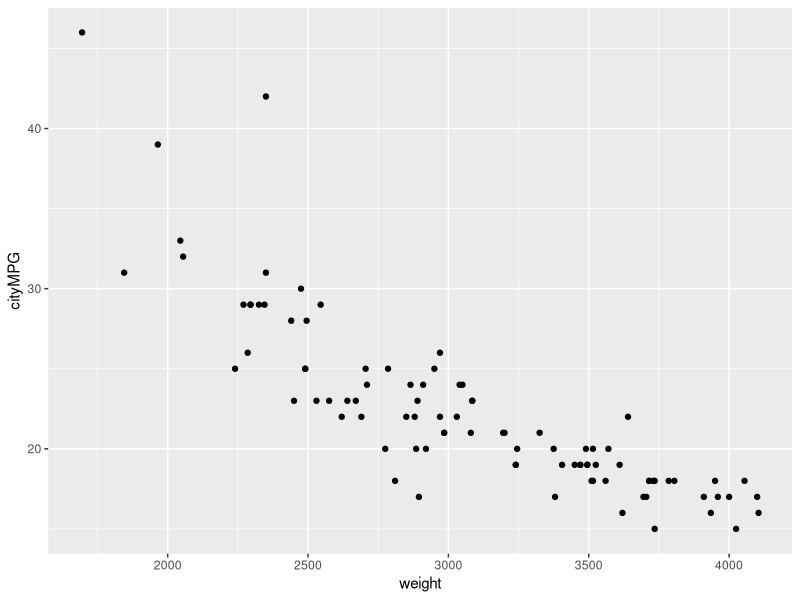
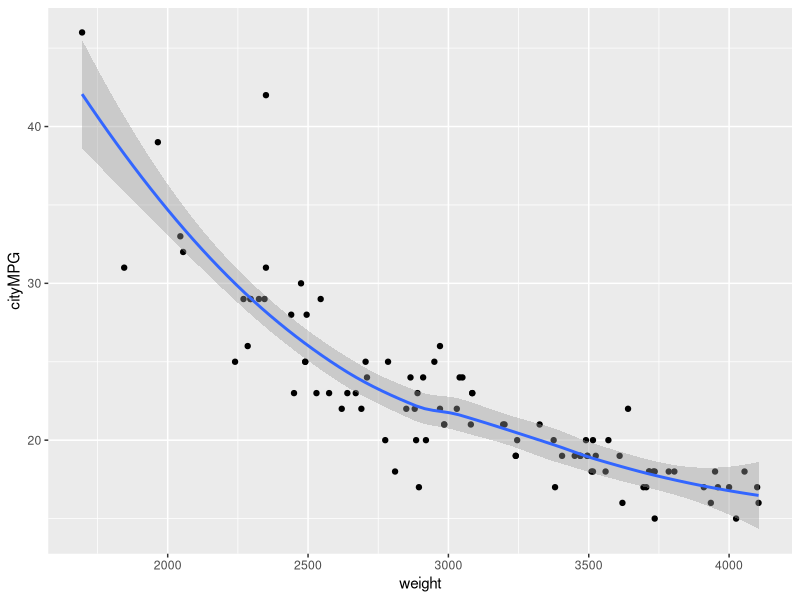
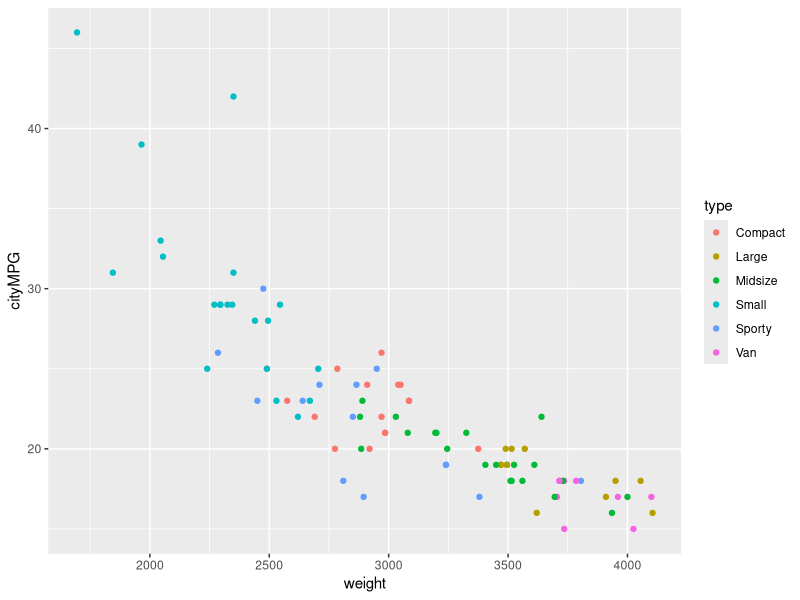
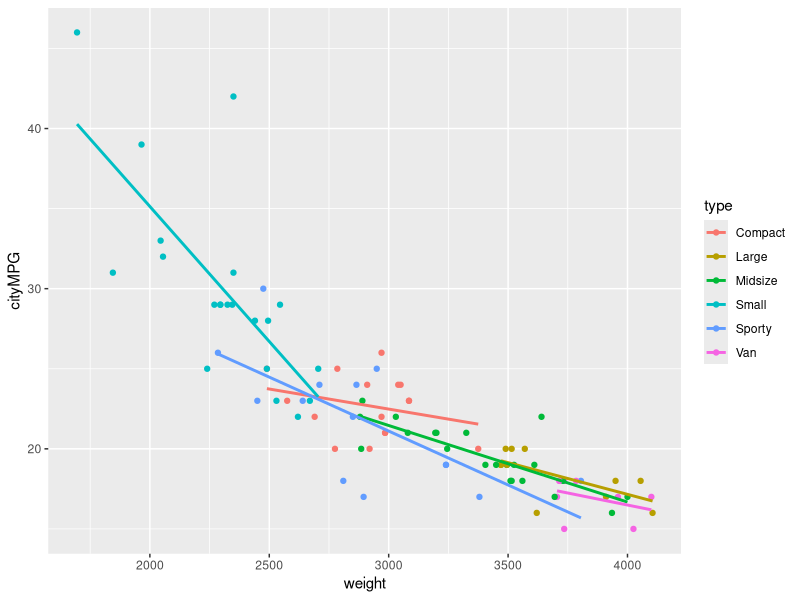
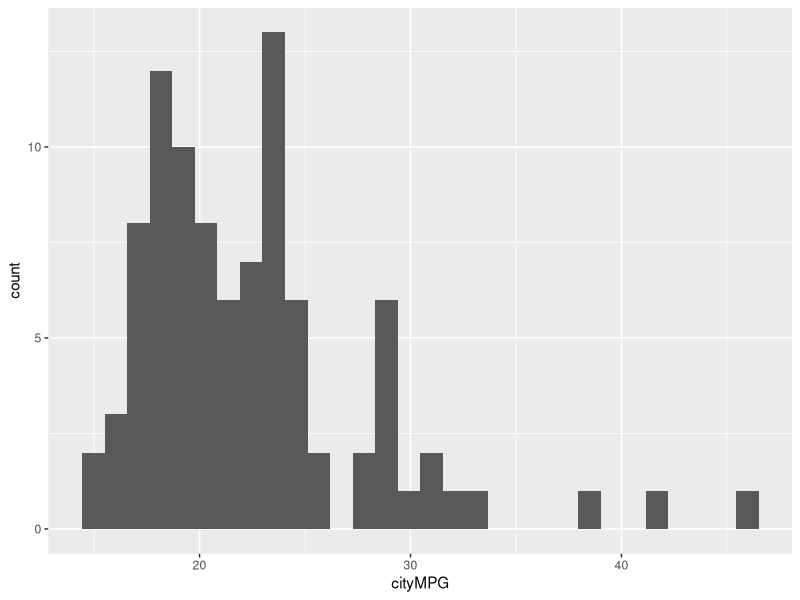
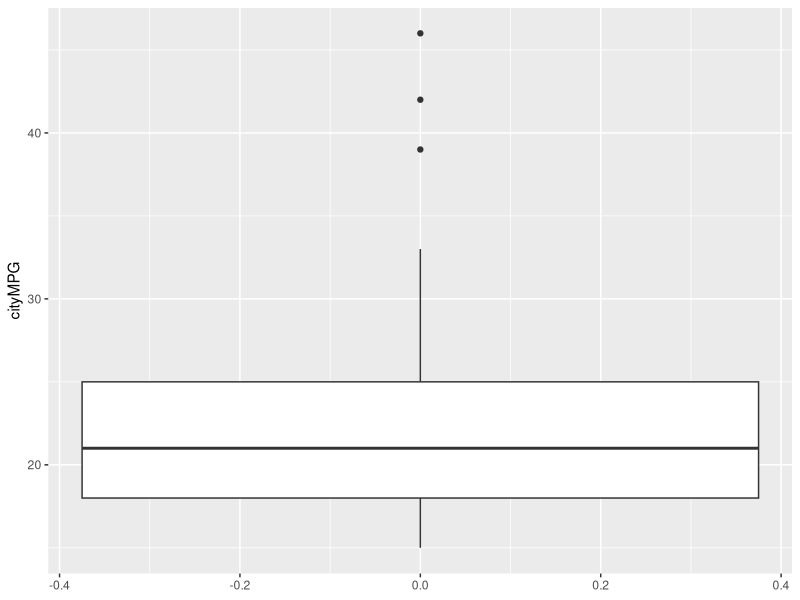
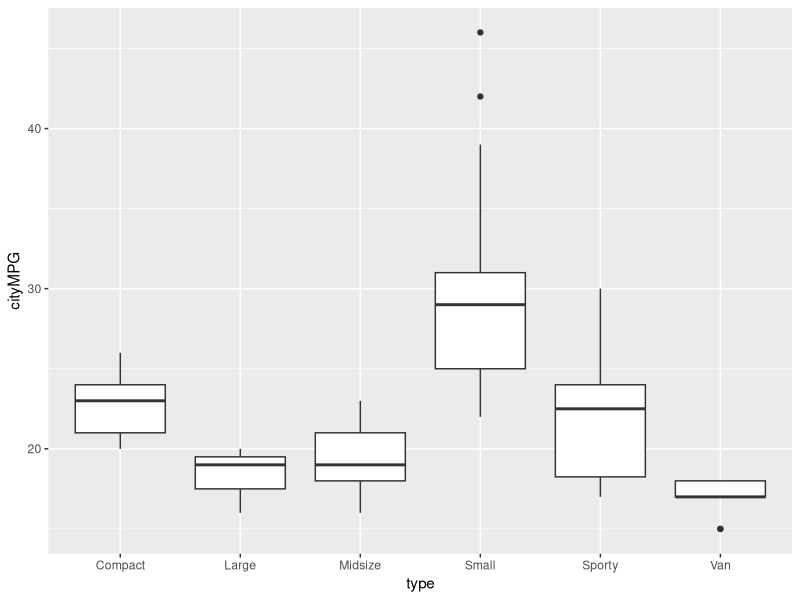
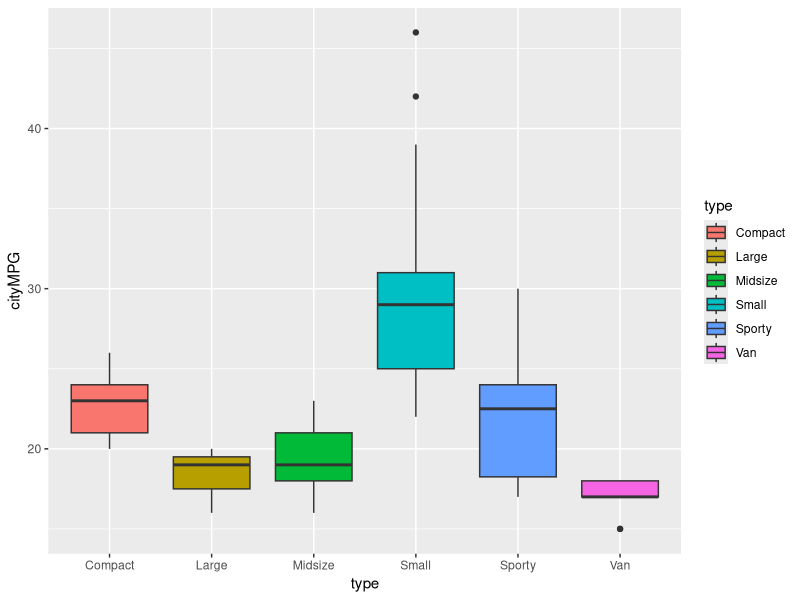

These charts were generated, in order, by the following R code:
## ---- chunk 1
knitr::opts_chunk$set(echo = TRUE)
## ---- chunk 2
cars <- read.csv("../data/cars93.csv")
## ---- chunk 3
head(cars)
## ---- chunk 4
summary(cars)
## ---- chunk 5
library(ggplot2)
## ---- chunk 6
ggplot(cars, aes(x = weight, y = cityMPG)) + 
  geom_point()
## ---- chunk 7
ggplot(cars, aes(weight, cityMPG)) + 
  geom_point() + 
  geom_smooth()
## ---- chunk 8
ggplot(cars, aes(weight, cityMPG, color = type)) + 
  geom_point()
## ---- chunk 9
ggplot(cars, aes(weight, cityMPG,color=type)) + 
  geom_point() + 
  geom_smooth(se=FALSE,method="lm")
## ---- chunk 10
ggplot(cars, aes(x=cityMPG)) + 
  geom_histogram()
## ---- chunk 11
ggplot(cars, aes(y=cityMPG)) + 
  geom_boxplot()
## ---- chunk 12
ggplot(cars, aes(x=type,y=cityMPG)) + 
  geom_boxplot()

## ---- chunk 13
ggplot(cars, aes(type,cityMPG,fill=type)) + 
  geom_boxplot()

## ---- chunk 14
ggplot(cars, aes(type)) +
    geom_bar()
## ---- chunk 15
ggplot(cars, aes(type,fill=type)) +
    geom_bar()
## ---- chunk 16
ggplot(cars, aes(type,fill=fuelEco)) +
    geom_bar()
## ---- chunk 17
ggplot(cars, aes(type,fill=fuelEco)) +
    geom_bar(position = "dodge")
## ---- chunk 18
ggplot(cars, aes(weight, cityMPG,color=type)) + 
  geom_point() +
  ylab("Miles per gallon") +
  xlab("Weight (kg)") +
  ggtitle("Mileage of cars v.s. their weight")
## ---- chunk 19
ggplot(cars, aes(weight, cityMPG,color=type)) + 
  geom_point() +
  ylab("Miles per gallon") +
  xlab("Weight (kg)") +
  ggtitle("Mileage of cars v.s. their weight") +
  theme_classic()
